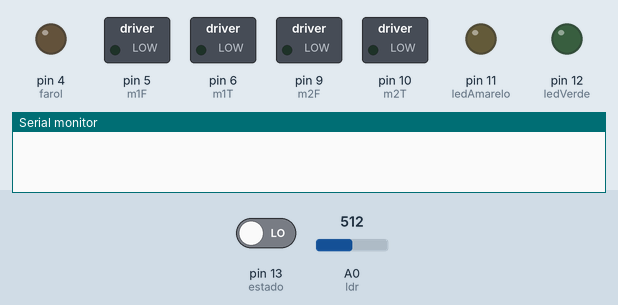
Bench run of a sketch on a simulated Arduino Uno, built with avr-gcc and run on an emulated ATmega328P. Parts: switched loads named in the sketch (green lamp = pin HIGH), output pins drawn as LEDs (lit = HIGH), the last lines printed to the serial monitor. Inputs (shaded band) come from the test bench; at power-on: pin 13 (estado) LOW, A0 (ldr) = 512.

Above: at 0.1 s.
At 5.1 s:
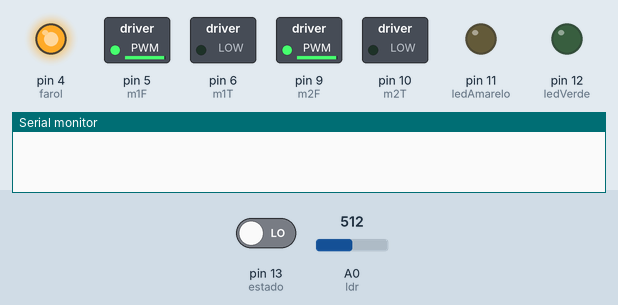
At 8.6 s:
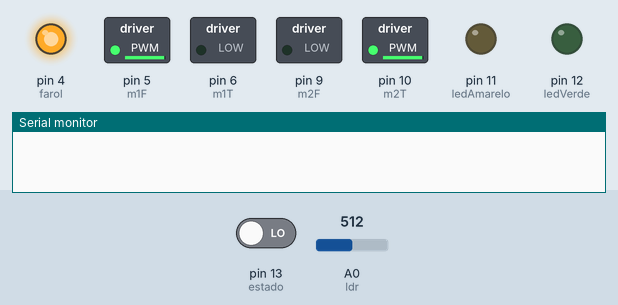
At 15.1 s:
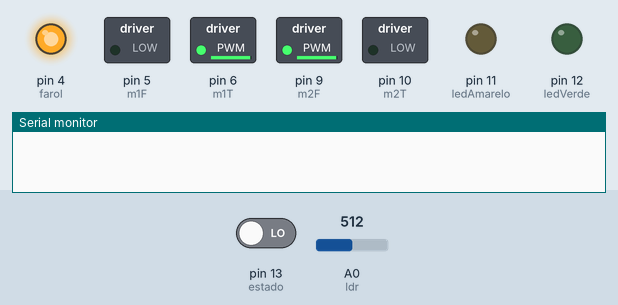
At 21.6 s:
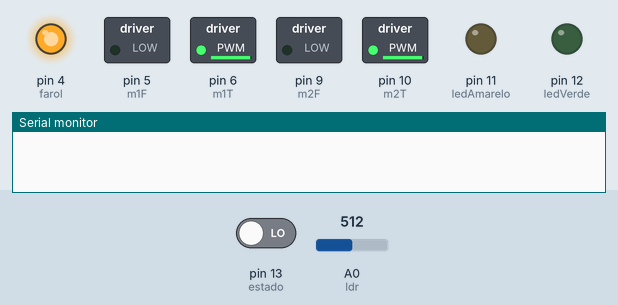
At 36.1 s:
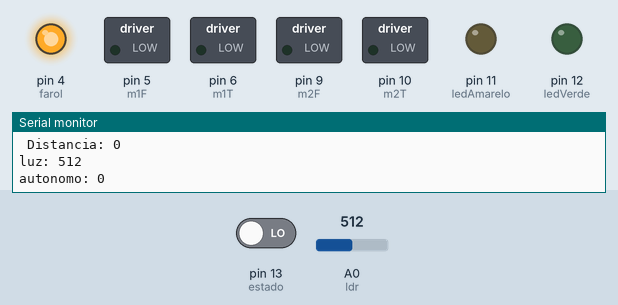
Timing chart, 0 to 40.0 s (numbered marks = the images above):
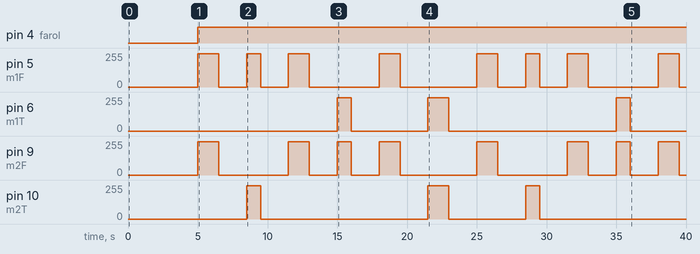

The sketch:

Robot_Thunder_Autonomo_V1.2.ino
```cpp
/*
*******************************************************
  Programa Robo Thunder
  Autor Magneto - Fevereiro 2020
  Com Módulo Bluetooth
 ******************************************************
*/


// Definicao dos pinos
// Sentido dos motores de deslocamento - (Motor Esquerdo)
const int m1F = 5;
const int m1T = 6;

// Sentido do motor de direcao - (Motor Direito)
const int m2T = 10;
const int m2F = 9;

// Sonar
const int trig = 8;
const int echo = 7;

// Leds
const int ledAmarelo = 11;
const int ledVerde = 12;
const int farol = 4;

// entradas
const int estado = 13;
const int ldr = A0;

// variaveis
long duracao; // duracao pulso sensor ultrasom
long distancia; // distancia sensor ultrasom
int tempoDeslocamento = 1500; // tempo de deslocamento do robo
int tempoGiro = 1000; // tempo de giro do robo
int vM1 = 0; // Velocidade mestre do motor esquerdo (PWM)
int vM2 = 0; // Velocidade mestre do motor direito (PWM)
int v1M1 = 250; // Velocidade 1 do motor esquerdo (PWM)
int v2M1 = 200; // Velocidade 2 do motor esquerdo (PWM)
int v1M2 = 250; // Velocidade 1 do motor direito (PWM)
int v2M2 = 200; // Velocidade 2 do motor direito (PWM)
byte autonomo = 0; // identificar se esta no modo autonomo ou celular zero = autonomo e 1 = celular
int luz = 1000; // armazena a luminosidade vinda do LDR

// variavel de recepcao de dados bluetooth
int incomingByte; // Variavel de entrada de dados pela Serial

/**********************************\
 **                               **
 ** Definindo Setup dos programas **
 **                               **
  \*********************************/

void setup() { // Declaracoes

  // inicializa Serial
  Serial.begin(9600);

  // inicialisar pinos
  pinMode(trig, OUTPUT);
  pinMode(echo, INPUT);
  pinMode(m1F, OUTPUT);
  pinMode(m1T, OUTPUT);
  pinMode(m2F, OUTPUT);
  pinMode(m2T, OUTPUT);
  pinMode(ledAmarelo, OUTPUT);
  pinMode(ledVerde, OUTPUT);
  pinMode(farol, OUTPUT);
  pinMode(autonomo, INPUT);
  vM1 = v1M1;
  vM2 = v1M2;
  delay(5000); // parada para dar tempo de ligar o robo e esperar 5 segundos antes do movimento
}


/**********************************\
 **                               **
 ** Definindo Rotinas do programa **
 **                               **
  \*********************************/


// ************** Inicio Rotinas Comuns ****************


void medirDistancia() { // Leitura do ultrasom

  digitalWrite(trig, LOW);
  delayMicroseconds(2);
  digitalWrite(trig, HIGH);
  delayMicroseconds(10);
  digitalWrite(trig, LOW);
  duracao = pulseIn(echo, HIGH);
  distancia = duracao / 56;

}

void frenteApenas () { // deslocamento apenas para frente
  analogWrite(m1F, vM1);
  analogWrite(m1T, 0);
  analogWrite(m2T, 0);
  analogWrite(m2F, vM2);
}

void atrasApenas () { // deslocamento apenas para tras
  analogWrite(m1F, 0);
  analogWrite(m1T, vM1);
  analogWrite(m2T, vM2);
  analogWrite(m2F, 0);
}

void giroEsquerda () { // girar no eixo para esquerda
  analogWrite(m1F, 0);
  analogWrite(m1T, vM1);
  analogWrite(m2T, 0);
  analogWrite(m2F, vM2);
}

void giroDireita () { // girar no eixo para direita
  analogWrite(m1F, vM1);
  analogWrite(m1T, 0);
  analogWrite(m2T, vM2);
  analogWrite(m2F, 0);
}

void frenteEsquerda () { // deslocamento para frente e esquerda
  analogWrite(m1F, 0);
  analogWrite(m1T, 0);
  analogWrite(m2T, 0);
  analogWrite(m2F, vM2);
}

void frenteDireita () { // deslocamento para frente e direita
  analogWrite(m1F, vM1);
  analogWrite(m1T, 0);
  analogWrite(m2T, 0);
  analogWrite(m2F, 0);
}

void parado () { // sem deslocamento
  analogWrite(m1F, 0);
  analogWrite(m1T, 0);
  analogWrite(m2T, 0);
  analogWrite(m2F, 0);
}

void acenderFarol () { // acender Farol
  digitalWrite(farol, HIGH);
}

void apagarFarol () { // apagar Farol
  digitalWrite(farol, LOW);
}

// ************** Final Rotinas Comuns ****************


// ************** Inicio Rotina Modo Autonomo ****************

void modoAutonomo () { // modo Autonomo

  medirDistancia();

  if (distancia < 25) {
    parado();
    delay(500);
    atrasApenas();
    delay(600);
    parado();
    giroEsquerda();
    delay(300);
  }
  else frenteApenas();
  delay(250);
}

// ************** Final Rotina Modo Autonomo ****************


// ************** Inicio Rotina Modo Celular ****************

void modoCelular () { // Modo Celular

  if (Serial.available() > 0) { // Verificando se tem entrada de dados na Serial e se está no modo celular
    incomingByte = Serial.read(); // Lendo o ultimo dado recebido

    if (incomingByte == 'U') {
      frenteApenas();
    }
    else if (incomingByte == 'D') {
      atrasApenas();
    }
    else if (incomingByte == 'L') {
      frenteEsquerda();
    }
    else if (incomingByte == 'R') {
      frenteDireita();
    }
    else if (incomingByte == 'X') {
      giroEsquerda();
    }
    else if (incomingByte == 'B') {
      giroDireita();
    }
    else if (incomingByte == 'Y' or incomingByte == 'A') {
      parado();
    }
  }
}

// ************** Final Rotina Modo Celular ****************

/**********************************\
 **                               **
 **  Definindo Loop do programa   **
 **                               **
  \*********************************/

void loop() {

  autonomo = digitalRead(estado); // lê a informação da chave de seleção Autonomo e Celular
  luz = analogRead(ldr); // lê a informação do sensor de luz

  if (luz < 650) {
    acenderFarol();
  }
  else {
    apagarFarol();
  }
  /*
      if (autonomo == 1) { // Verificando se está no modo celular
        digitalWrite(ledAmarelo, HIGH);
        digitalWrite(ledVerde, LOW);
        modoCelular();
      }
      else if (autonomo == 0) { // Verificando se está no modo autonomo
        digitalWrite(ledAmarelo, LOW);
        digitalWrite(ledVerde, HIGH);
        modoAutonomo();
      }
  */
frenteApenas();
delay(tempoDeslocamento);
parado();
delay(2000);
giroDireita();
delay(tempoGiro);
parado();
delay(2000);
frenteApenas();
delay(tempoDeslocamento);
parado();
delay(2000);
giroEsquerda();
delay(tempoGiro);
parado();
delay(2000);
frenteApenas();
delay(tempoDeslocamento);
parado();
delay(2000);
atrasApenas();
delay(tempoDeslocamento);
parado();
delay(2000);


    Serial.print(" Distancia: ");
    Serial.println(distancia);
    Serial.print("luz: ");
    Serial.println(luz);
    Serial.print("autonomo: ");
    Serial.println(autonomo);

}
```

Measured:
- by itself, pin 4 (farol): LOW → HIGH at 5.0 s
- by itself, pin 5 (m1F): 0/255 → 250/255 at 5.0 s, → 0/255 1.5 s later, → 250/255 2.0 s later, → 0/255 1.0 s later, … (16 changes in this stretch)
- by itself, pin 6 (m1T): goes 250/255 1.0 s, 0/255 5.5 s, 250/255 1.5 s, 0/255 12.0 s, 250/255 1.0 s, then 0/255
- by itself, pin 9 (m2F): 0/255 → 250/255 at 5.0 s, → 0/255 1.5 s later, → 250/255 5.0 s later, → 0/255 1.5 s later, … (16 changes in this stretch)
- by itself, pin 10 (m2T): goes 250/255 1.0 s, 0/255 12.0 s, 250/255 1.5 s, 0/255 5.5 s, 250/255 1.0 s, then 0/255
